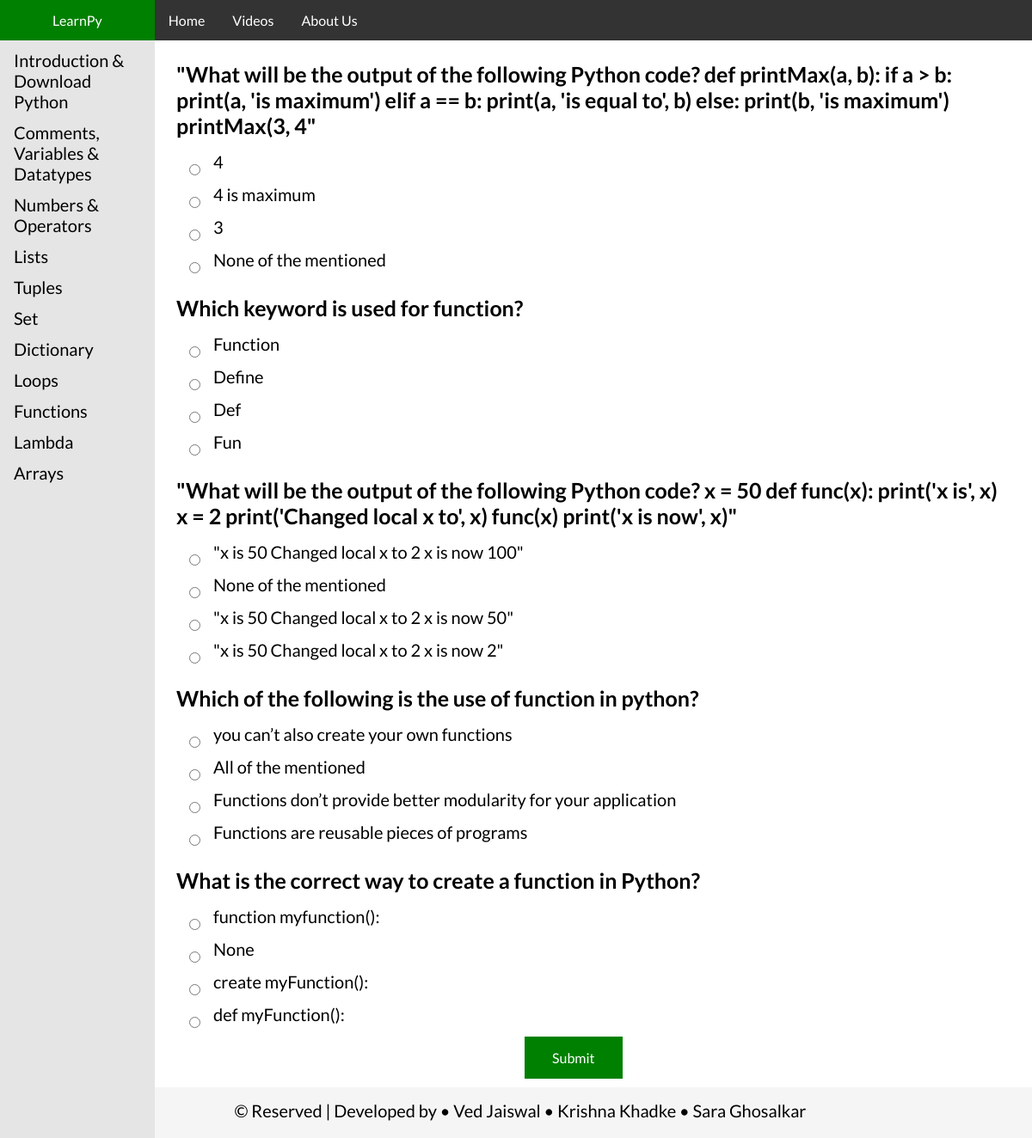
Page /quiz/functions on the committed database.
### app.py (models this page shows, shortened)
class quizQues(db.Model):
    sno = db.Column(db.Integer, primary_key=True)
    title=db.Column(db.String(100),nullable=False)
    question = db.Column(db.String(200), nullable=False)
    option1 = db.Column(db.String(50), nullable=False)
    option2 = db.Column(db.String(50), nullable=False)
    option3 = db.Column(db.String(50), nullable=False)
    option4 = db.Column(db.String(50), nullable=False)

### app.py (the view)
@app.route('/quiz/<content>')
def quiz(content):
    global questionsdb
    global cont
    global questions_shuffled
    cont=content
    print("Hello")
    questionsdb=quizQues.query.filter_by(title=content).all()
    original_questions=dbToDict(questionsdb)
    questions = copy.deepcopy(original_questions)
    questions_shuffled = shuffle(questions)
    for i in questions.keys():
     random.shuffle(questions[i])
    return render_template("quiz.html",question=questions_shuffled,o=questions)

### app.py (called while the page is built)
def dbToDict(questionsdb):
    original_questions={}
    for i in questionsdb:
     original_questions.update({i.question:[i.option1,i.option2,i.option3,i.option4]})
    print(original_questions)
    return original_questions

def shuffle(q):
 selected_keys = []
 i = 0
 while i < len(q):
  a=list(q.keys())
  current_selection = random.choice(a)
  if current_selection not in selected_keys:
   selected_keys.append(current_selection)
   i = i+1
 return selected_keys

### templates/quiz.html (shortened to what this page needs)
{% extends 'base.html' %}
{% block body %}
<main >
<div class="quizpage">
    <form action="/quiz/evaluation" class="form_quiz" method="post">
        {% for i in question %}
        <h3 class="question">{{i}}</h3>
        {% for j in o[i] %}
        <div class="options_class">
            <input type='radio' class="input_options" id="{{j}}" value='{{j}}' name='{{i}}' />
            <label class="label_option" for="{{j}}">{{j}}</label>
        </div>
        {% endfor %}
        {% endfor %}
        <input type="submit" class="submit_quiz" onclick="check()" name="SubmitQuiz" value="Submit">
    </form>
</div>
</main>
{% endblock body %}

### static/learnPy.css (style rules this page uses)
* { font-family: 'Lato', sans-serif; margin-left: 0px; margin-top: 0px; margin-right: 0px; }
main { margin-left: 180px; font-size: 20px; padding: 10px 10px; margin-top: 46px; }
.submit_quiz { background-color: green; border: none; color: white; padding: 15px 32px; text-align: center; text-decoration: none; display: inline-block; font-size: 16px; margin-left: 35vw; cursor: pointer; }
.quizpage { display: flex; flex-direction: column; }
.question { font-size: 25px; margin: 15px; }
input[type="radio"] { margin-top: 15px; vertical-align: middle; }
.options_class { display: flex; margin-left: 20px; padding-left: 10px; padding-bottom: 10px; }
.input_options { margin-right: 15px; }

### rows in the picture
quizQues: question "\"What will be the output of the following Python code? def printMax(a, b): if a > b: print(a, 'is maximum') elif a == b: print(a, 'is equal to', b) else: print(b, 'is maximum') printMax(3, 4\"", i "4" "3", option1 "4 is maximum", option4 "None of the mentioned"
quizQues: question "Which keyword is used for function?", option4 "Function", option3 "Define", option1 "Def", option2 "Fun"
quizQues: question "\"What will be the output of the following Python code? x = 50 def func(x): print('x is', x) x = 2 print('Changed local x to', x) func(x) print('x is now', x)\"", option3 "\"x is 50 Changed local x to 2 x is now 100\"", option4 "None of the mentioned", option1 "\"x is 50 Changed local x to 2 x is now 50\"", option2 "\"x is 50 Changed local x to 2 x is now 2\""
quizQues: question "Which of the following is the use of function in python?", option3 "you can’t also create your own functions", option4 "All of the mentioned", option2 "Functions don’t provide better modularity for your application", option1 "Functions are reusable pieces of programs"
quizQues: question "What is the correct way to create a function in Python?", option2 "function myfunction():", option4 "None", option3 "create myFunction():", option1 "def myFunction():"
